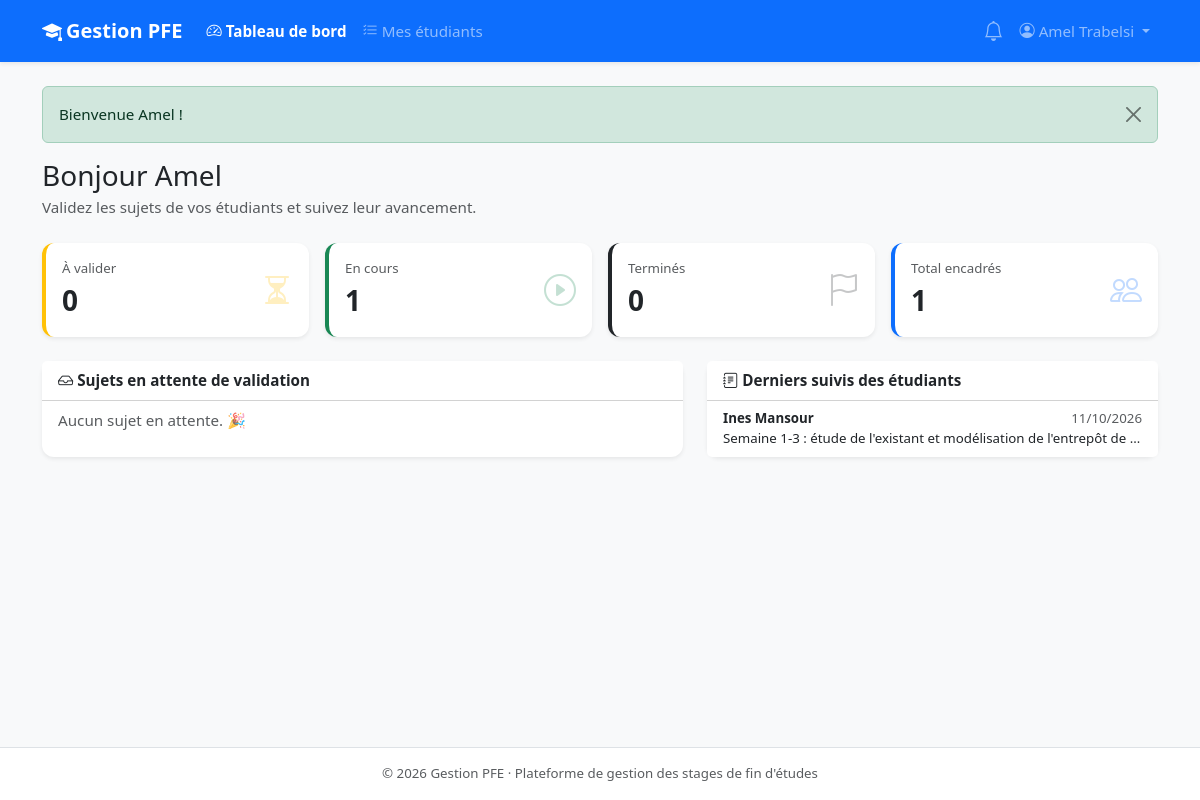
/encadrant/dashboard.php (signed in), run on the app's committed database.
### tables this page shows
CREATE TABLE suivis (
    id          INT UNSIGNED AUTO_INCREMENT PRIMARY KEY,
    stage_id    INT UNSIGNED NOT NULL,
    auteur_id   INT UNSIGNED NOT NULL,
    contenu     TEXT         NOT NULL,
    avancement  TINYINT UNSIGNED NULL,
    created_at  DATETIME     NOT NULL DEFAULT CURRENT_TIMESTAMP,
    CONSTRAINT fk_suivi_stage  FOREIGN KEY (stage_id)  REFERENCES stages(id)       ON DELETE CASCADE,
    CONSTRAINT fk_suivi_auteur FOREIGN KEY (auteur_id) REFERENCES utilisateurs(id) ON DELETE CASCADE
);

CREATE TABLE utilisateurs (
    id            INT UNSIGNED AUTO_INCREMENT PRIMARY KEY,
    nom           VARCHAR(100) NOT NULL,
    prenom        VARCHAR(100) NOT NULL,
    email         VARCHAR(150) NOT NULL UNIQUE,
    mot_de_passe  VARCHAR(255) NOT NULL,
    role          ENUM('etudiant','encadrant','admin') NOT NULL DEFAULT 'etudiant',
    telephone     VARCHAR(30)  NULL,
    filiere       VARCHAR(100) NULL,       
    departement   VARCHAR(100) NULL,       
    actif         TINYINT(1)   NOT NULL DEFAULT 1,
    created_at    DATETIME     NOT NULL DEFAULT CURRENT_TIMESTAMP
);

### includes/functions.php (called while the page is built, shortened)
<?php
function e($value): string
{
    return htmlspecialchars((string) ($value ?? ''), ENT_QUOTES, 'UTF-8');
}
function url(string $path = ''): string
{
    return BASE_URL . '/' . ltrim($path, '/');
}
function format_date(?string $date, bool $withTime = false): string
{
    return date($withTime ? 'd/m/Y H:i' : 'd/m/Y', strtotime($date));
}
function current_user(): ?array
{
    return $_SESSION['user'] ?? null;
}

### encadrant/dashboard.php (the view, shortened to what this page needs)
<?php
require_once __DIR__ . '/../includes/functions.php';
$user = require_role('encadrant');
$pdo = db();
$stmt = $pdo->prepare('SELECT statut, COUNT(*) AS total FROM stages WHERE encadrant_id = ? GROUP BY statut');
$stmt->execute([$user['id']]);
$parStatut = array_column($stmt->fetchAll(), 'total', 'statut');
$stats = [
    ['À valider',  $parStatut['soumis'] ?? 0,     'hourglass-split', 'warning'],
    ['En cours',   $parStatut['valide'] ?? 0,     'play-circle',     'success'],
    ['Terminés',   $parStatut['termine'] ?? 0,    'flag',            'dark'],
    ['Total encadrés', array_sum($parStatut),     'people',          'primary'],
];
$stmt = $pdo->prepare(
    "SELECT s.id, s.sujet, s.updated_at, u.nom, u.prenom, u.filiere
     FROM stages s JOIN utilisateurs u ON u.id = s.etudiant_id
     WHERE s.encadrant_id = ? AND s.statut = 'soumis' ORDER BY s.updated_at"
);
$stmt->execute([$user['id']]);
$aValider = $stmt->fetchAll();
$stmt = $pdo->prepare(
    "SELECT su.contenu, su.created_at, su.stage_id, u.nom, u.prenom
     FROM suivis su JOIN stages s ON s.id = su.stage_id JOIN utilisateurs u ON u.id = su.auteur_id
     WHERE s.encadrant_id = ? AND su.auteur_id <> ? ORDER BY su.created_at DESC LIMIT 5"
);
$stmt->execute([$user['id'], $user['id']]);
$derniersSuivis = $stmt->fetchAll();
require __DIR__ . '/../includes/header.php';
?>
<h1 class="h3 mb-1">Bonjour <?= e($user['prenom']) ?></h1>
<p class="text-muted mb-4">Validez les sujets de vos étudiants et suivez leur avancement.</p>
<div class="row g-3 mb-4">
    <?php foreach ($stats as [$label, $value, $icon, $color]): ?>
        <div class="col-6 col-lg-3">
            <div class="card stat-card shadow-sm h-100" style="border-left-color: var(--bs-<?= $color ?>)">
                <div class="card-body d-flex justify-content-between align-items-center">
                    <div>
                        <div class="text-muted small"><?= e($label) ?></div>
                        <div class="fs-3 fw-bold"><?= (int) $value ?></div>
                    </div>
                    <i class="bi bi-<?= $icon ?> stat-icon text-<?= $color ?>"></i>
                </div>
            </div>
        </div>
    <?php endforeach; ?>
</div>
<div class="row g-4">
    <div class="col-lg-7">
        <div class="card shadow-sm border-0 h-100">
            <div class="card-header bg-white fw-semibold"><i class="bi bi-inbox me-1"></i>Sujets en attente de validation</div>
            <ul class="list-group list-group-flush">
                <?php if (!$aValider): ?>
                    <li class="list-group-item text-muted">Aucun sujet en attente. 🎉</li>
                <?php endif; ?>
            </ul>
        </div>
    </div>
    <div class="col-lg-5">
        <div class="card shadow-sm border-0 h-100">
            <div class="card-header bg-white fw-semibold"><i class="bi bi-journal-text me-1"></i>Derniers suivis des étudiants</div>
            <ul class="list-group list-group-flush">
                <?php foreach ($derniersSuivis as $s): ?>
                    <a class="list-group-item list-group-item-action" href="<?= url('encadrant/stage.php?id=' . $s['stage_id']) ?>">
                        <div class="d-flex justify-content-between small">
                            <strong><?= e($s['prenom'] . ' ' . $s['nom']) ?></strong>
                            <span class="text-muted"><?= format_date($s['created_at']) ?></span>
                        </div>
                        <div class="small text-truncate"><?= e($s['contenu']) ?></div>
                    </a>
                <?php endforeach; ?>
            </ul>
        </div>
    </div>
</div>
<?php require __DIR__ . '/../includes/footer.php'; ?>

### assets/css/style.css (style rules this page uses)
body { font-size: .95rem; }
.stat-card { border: 0; border-left: 4px solid var(--bs-primary); transition: transform .15s ease; }
.stat-card .stat-icon { font-size: 2rem; opacity: .25; }
.card { border-radius: .75rem; }

### data on the page
suivis: auteur.nom "Ines Mansour", created_at "11/10/2026", contenu "Semaine 1-3 : étude de l'existant et modélisation de l'entrepôt de…"

### other printed values
APP_NAME "Gestion PFE"
$label "Tableau de bord"
$label "Mes étudiants"
$user['prenom'] . ' ' . $user['nom'] "Amel Trabelsi"
$f['message'] "Bienvenue Amel !"
$user['prenom'] "Amel"
$label "À valider"
$value "0"
$label "En cours"
$value "1"
$label "Terminés"
$label "Total encadrés"
